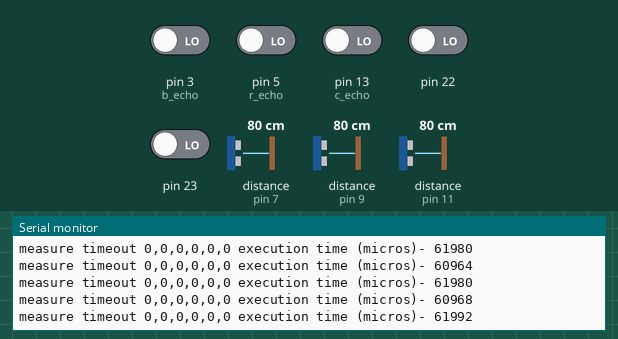
This sketch was run on a simulated Arduino Uno, built with avr-gcc and run on an emulated ATmega328P. On the bench: the last lines printed to the serial monitor. Wiring (inferred from the names in the program): 3 × ultrasonic range finder: trigger pin 8, echo pin 7 / trigger pin 10, echo pin 9 / trigger pin 12, echo pin 11. The inputs (shaded band) are chosen by the test bench; at power-on: pin 3 (b_echo), pin 5 (r_echo), pin 13 (c_echo), pin 22, pin 23 LOW, distance to the obstacle (sensors on pin 7, pin 9, pin 11) 80 cm. The echo pulse lasts 58.3 µs per cm.

Above: at 1.2 s.
1.3 s: pin 3 (b_echo) driven HIGH
At 2.2 s:
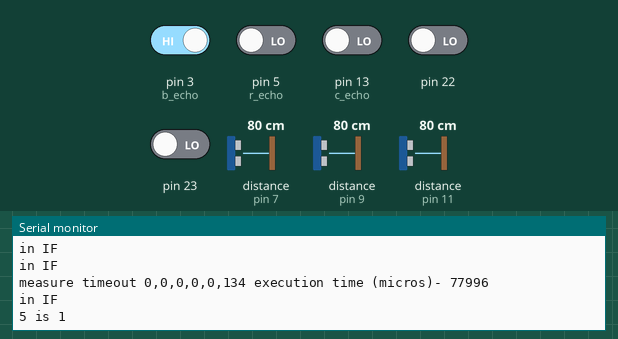
2.8 s: pin 5 (r_echo) driven HIGH
At 3.8 s:
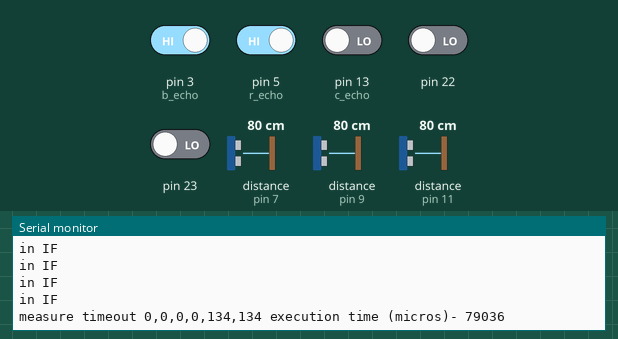
5.8 s: pin 3 (b_echo) driven LOW
At 6.18 s:
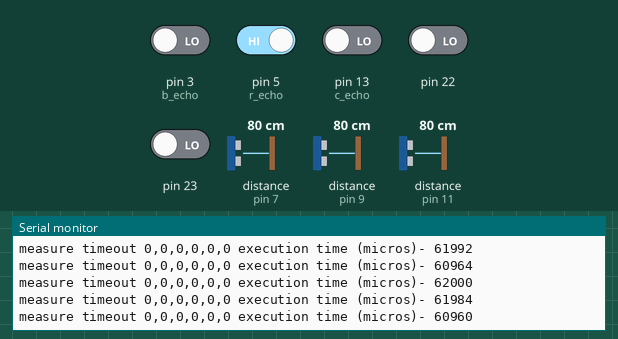
8.8 s: pin 3 (b_echo) driven HIGH
At 9.8 s:
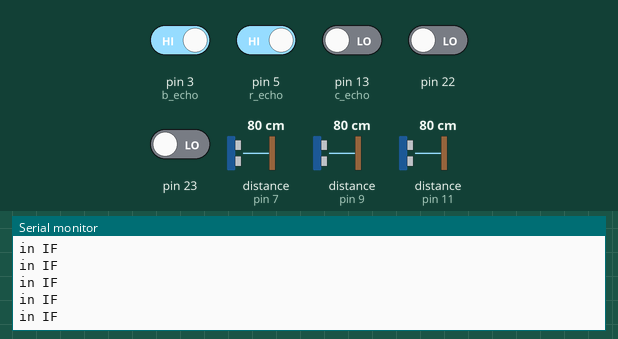
11.8 s: pin 5 (r_echo) driven LOW
At 12.7 s:
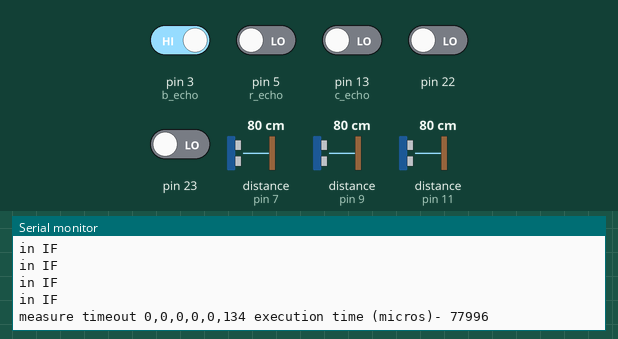

The sketch:

usArray_v3-parallel.ino
```cpp
//define pins

#define c_trig 12
#define c_echo 13
#define fl_trig 10
#define fl_echo 11
#define fr_trig 8
#define fr_echo 9
#define l_trig 6
#define l_echo 7
#define r_trig 4
#define r_echo 5
#define b_trig 2
#define b_echo 3
#define d_trig 0
#define d_echo 1

int usArray[6] = {0,0,0,0,0,0};
long pulseDurations[6] = {0,0,0,0,0,0};

void pulseAll(){
  //reset pins
  //digitalWrite(trigPin, LOW);
  PORTB = PORTB&B11000000;
  PORTD = PORTD&B00000011;
  delayMicroseconds(2);

  //send out a pulse
  //digitalWrite(trigPin, HIGH);
  PORTB = PORTB|B00010101;
  PORTD = PORTD|B01010100;
  delayMicroseconds(10); // Added this line

  //digitalWrite(trigPin, LOW);
  PORTB = PORTB&B11101010;
  PORTD = PORTD&B01010101;
}

void parallelMeasure() {
  int tStart = millis();
  int tEnd = 0;
  bool keepLooping = 1;
  int pD = PIND;
  int pB = PINB;
  int sensorState = B00000000;
  int sensorArray[6] = {0,0,0,0,0,0};
  long startTime[6] = {0,0,0,0,0,0};
  long endTime[6] = {0,0,0,0,0,0};

  do {
    keepLooping = 0;

    //check Back sensor
    if ((sensorState&B00000001) != (pD&B00001000)) {
      Serial.println("in IF");
      sensorArray[5]++;
      if (sensorArray[5] == 1) {
        Serial.println("5 is 1");
        sensorState = sensorState|B00000001;
        startTime[5] = micros();
      } else if (sensorArray[5] == 2) {
        Serial.println("5 is 2");
        endTime[5] = micros();
        //MOTE THIS OVERFLOWS! NEED PROTECTION.
      }
    }

    //check R sensor
    if ((sensorState&B00000010) != (pD&B00100000)) {
      sensorArray[4]++;
      if (sensorArray[4] == 1) {
        sensorState = sensorState|B00000010;
        startTime[4] = micros();
      } else if (sensorArray[4] == 2) {
        endTime[4] = micros();
      }
    }

    //check L sensor
    if ((sensorState&B00000100) != (pD&B10000000)) {
      sensorArray[3]++;
      if (sensorArray[3] == 1) {
        sensorState = sensorState|B00000100;
        startTime[3] = micros();
      } else if (sensorArray[3] == 2) {
        endTime[3] = micros();
      }
    }

    //check FR sensor
    if ((sensorState&B00001000) != (pB&B00000010)) {
      sensorArray[2]++;
      if (sensorArray[2] == 1) {
        sensorState = sensorState|B00001000;
        startTime[2] = micros();
      } else if (sensorArray[2] == 2) {
        endTime[2] = micros();
      }
    }

    //check FL sensor
    if ((sensorState&B00010000) != (pB&B00001000)) {
      sensorArray[1]++;
      if (sensorArray[1] == 1) {
        sensorState = sensorState|B00010000;
        startTime[1] = micros();
      } else if (sensorArray[1] == 2) {
        endTime[1] = micros();
      }
    }

    //check F sensor
    if ((sensorState&B00100000) != (pB&B00100000)) {
      sensorArray[0]++;
      if (sensorArray[0] == 1) {
        sensorState = sensorState|B00100000;
        startTime[0] = micros();
      } else if (sensorArray[0] == 2) {
        endTime[0] = micros();
      }
    }

    for (size_t i = 0; i < 6; i++) {
        if (sensorArray[i] != 2) {
          keepLooping = 1;
        }
    }

    tEnd = millis();
    if ((tEnd - tStart) > 60){
      Serial.print("measure timeout ");
      keepLooping = 0;
    }

  } while(keepLooping);

  for (size_t i = 0; i < 6; i++) {
      pulseDurations[i] = endTime[i] - startTime[i];
  }
}

void parallelConvert() {
  for (size_t i = 0; i < 6; i++) {
    usArray[i] = pulseDurations[i]/58;
    if ((usArray[i] > 300) || (usArray[i] < 0)) {
      usArray[i] = 300;
    }
  }
}

void setup() {
  Serial.begin (19200);

  //DDRD = B01010110
  //DDRB = B00010101

  pinMode(c_trig, OUTPUT);
  pinMode(c_echo, INPUT);
  pinMode(fl_trig, OUTPUT);
  pinMode(fl_echo, INPUT);
  pinMode(fr_trig, OUTPUT);
  pinMode(fr_echo, INPUT);
  pinMode(l_trig, OUTPUT);
  pinMode(l_echo, INPUT);
  pinMode(r_trig, OUTPUT);
  pinMode(r_echo, INPUT);
  pinMode(b_trig, OUTPUT);
  pinMode(b_echo, INPUT);
}

void loop() {
  long tStart = micros();
  long tEnd = 0;
  int i = 0;

  //Serial.println("starting loop");
  pulseAll();
  //Serial.println("parallel measure");
  parallelMeasure();
  //Serial.println("parallel convert");
  parallelConvert();

  for (i=0; i<6; i++) {
    Serial.print(usArray[i]);
    if (i != 5) {
      Serial.print(',');
    }
  }
  //delay(50);
  tEnd = micros();
  Serial.print(" execution time (micros)- ");
  Serial.println(tEnd - tStart);
}
```

Measured:
- after the input at 1.3 s, the serial monitor: prints a new line at once (image 1)
- after the input at 2.8 s, the serial monitor: prints a new line after 0.12 s (image 2)
- after the input at 5.8 s, the serial monitor: prints a new line after 0.07 s (image 3)
- after the input at 8.8 s, the serial monitor: prints a new line after 0.08 s (image 4)
- after the input at 11.8 s, the serial monitor: prints a new line after 0.13 s (image 5)
